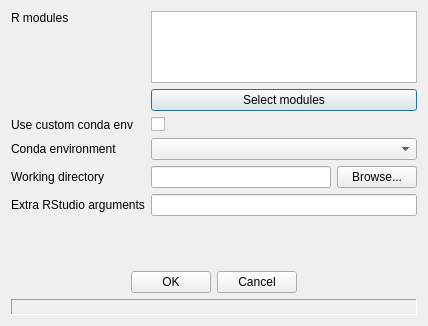
<?xml version="1.0" encoding="UTF-8"?>
<ui version="4.0">
 <class>rstudio_prop_form</class>
 <widget class="QDialog" name="rstudio_prop_form">
  <property name="windowModality">
   <enum>Qt::ApplicationModal</enum>
  </property>
  <property name="geometry">
   <rect>
    <x>0</x>
    <y>0</y>
    <width>428</width>
    <height>326</height>
   </rect>
  </property>
  <property name="windowTitle">
   <string>RStudio job properties</string>
  </property>
  <property name="modal">
   <bool>true</bool>
  </property>
  <layout class="QVBoxLayout" name="verticalLayout_2">
   <item>
    <widget class="QFrame" name="control_frame">
     <property name="frameShape">
      <enum>QFrame::NoFrame</enum>
     </property>
     <property name="frameShadow">
      <enum>QFrame::Raised</enum>
     </property>
     <layout class="QVBoxLayout" name="verticalLayout">
      <property name="leftMargin">
       <number>0</number>
      </property>
      <property name="topMargin">
       <number>0</number>
      </property>
      <property name="rightMargin">
       <number>0</number>
      </property>
      <property name="bottomMargin">
       <number>0</number>
      </property>
      <item>
       <layout class="QGridLayout" name="gridLayout">
        <item row="3" column="1">
         <widget class="QCheckBox" name="use_custom_env_check">
          <property name="text">
           <string/>
          </property>
         </widget>
        </item>
        <item row="0" column="0">
         <widget class="QLabel" name="conda_module_label">
          <property name="text">
           <string>R modules</string>
          </property>
          <property name="alignment">
           <set>Qt::AlignLeading|Qt::AlignLeft|Qt::AlignTop</set>
          </property>
         </widget>
        </item>
        <item row="8" column="0">
         <widget class="QLabel" name="conda_env_label">
          <property name="text">
           <string>Conda environment</string>
          </property>
         </widget>
        </item>
        <item row="3" column="0">
         <widget class="QLabel" name="label_3">
          <property name="text">
           <string>Use custom conda env</string>
          </property>
         </widget>
        </item>
        <item row="8" column="1">
         <widget class="QComboBox" name="conda_env_list"/>
        </item>
        <item row="1" column="1">
         <widget class="QPushButton" name="browse_modules_button">
          <property name="text">
           <string>Select modules</string>
          </property>
         </widget>
        </item>
        <item row="0" column="1">
         <widget class="QPlainTextEdit" name="conda_module_text">
          <property name="sizePolicy">
           <sizepolicy hsizetype="Expanding" vsizetype="Minimum">
            <horstretch>0</horstretch>
            <verstretch>0</verstretch>
           </sizepolicy>
          </property>
          <property name="sizeAdjustPolicy">
           <enum>QAbstractScrollArea::AdjustToContents</enum>
          </property>
          <property name="plainText">
           <string/>
          </property>
         </widget>
        </item>
        <item row="9" column="0">
         <widget class="QLabel" name="working_dir_label">
          <property name="text">
           <string>Working directory</string>
          </property>
         </widget>
        </item>
        <item row="9" column="1">
         <layout class="QHBoxLayout" name="working_dir_layout">
          <item>
           <widget class="QLineEdit" name="working_dir_edit"/>
          </item>
          <item>
           <widget class="QPushButton" name="browse_dir_button">
            <property name="text">
             <string>Browse...</string>
            </property>
           </widget>
          </item>
         </layout>
        </item>
        <item row="10" column="0">
         <widget class="QLabel" name="extra_args_label">
          <property name="text">
           <string>Extra RStudio arguments</string>
          </property>
         </widget>
        </item>
        <item row="10" column="1">
         <widget class="QLineEdit" name="extra_args_edit"/>
        </item>
       </layout>
      </item>
     </layout>
    </widget>
   </item>
   <item>
    <spacer name="controlsButtonsSpacer">
     <property name="orientation">
      <enum>Qt::Vertical</enum>
     </property>
     <property name="sizeHint" stdset="0">
      <size>
       <width>20</width>
       <height>16</height>
      </size>
     </property>
    </spacer>
   </item>
   <item>
    <layout class="QHBoxLayout" name="horizontalLayout">
     <item>
      <spacer name="horizontalSpacer">
       <property name="orientation">
        <enum>Qt::Horizontal</enum>
       </property>
       <property name="sizeHint" stdset="0">
        <size>
         <width>40</width>
         <height>20</height>
        </size>
       </property>
      </spacer>
     </item>
     <item>
      <widget class="QPushButton" name="ok_button">
       <property name="text">
        <string>OK</string>
       </property>
      </widget>
     </item>
     <item>
      <widget class="QPushButton" name="cancel_button">
       <property name="text">
        <string>Cancel</string>
       </property>
      </widget>
     </item>
     <item>
      <spacer name="horizontalSpacer_2">
       <property name="orientation">
        <enum>Qt::Horizontal</enum>
       </property>
       <property name="sizeHint" stdset="0">
        <size>
         <width>40</width>
         <height>20</height>
        </size>
       </property>
      </spacer>
     </item>
    </layout>
   </item>
   <item>
    <widget class="QLabel" name="env_status_text">
     <property name="sizePolicy">
      <sizepolicy hsizetype="Preferred" vsizetype="Minimum">
       <horstretch>0</horstretch>
       <verstretch>0</verstretch>
      </sizepolicy>
     </property>
     <property name="minimumSize">
      <size>
       <width>26</width>
       <height>0</height>
      </size>
     </property>
     <property name="maximumSize">
      <size>
       <width>16777215</width>
       <height>26</height>
      </size>
     </property>
     <property name="baseSize">
      <size>
       <width>0</width>
       <height>26</height>
      </size>
     </property>
     <property name="frameShape">
      <enum>QFrame::Panel</enum>
     </property>
     <property name="frameShadow">
      <enum>QFrame::Sunken</enum>
     </property>
     <property name="text">
      <string/>
     </property>
     <property name="margin">
      <number>4</number>
     </property>
    </widget>
   </item>
  </layout>
 </widget>
 <resources/>
 <connections/>
</ui>
